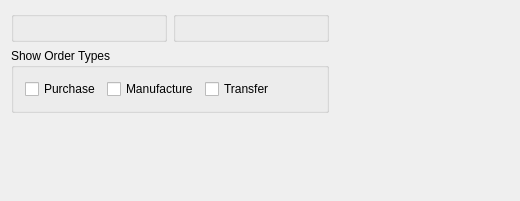
<?xml version="1.0" encoding="UTF-8"?>
<ui version="4.0">
 <comment>This file is part of the xTuple ERP: PostBooks Edition, a free and
open source Enterprise Resource Planning software suite,
Copyright (c) 1999-2010 by OpenMFG LLC, d/b/a xTuple.
It is licensed to you under the Common Public Attribution License
version 1.0, the full text of which (including xTuple-specific Exhibits)
is available at www.xtuple.com/CPAL.  By using this software, you agree
to be bound by its terms.</comment>
 <class>dspPlannedOrdersByPlannerCode</class>
 <widget class="QWidget" name="dspPlannedOrdersByPlannerCode">
  <property name="geometry">
   <rect>
    <x>0</x>
    <y>0</y>
    <width>520</width>
    <height>201</height>
   </rect>
  </property>
  <property name="windowTitle">
   <string>Planned Orders by Planner Code</string>
  </property>
  <layout class="QHBoxLayout" name="horizontalLayout_2">
   <item>
    <layout class="QVBoxLayout" name="verticalLayout_2">
     <item>
      <layout class="QHBoxLayout" name="horizontalLayout">
       <item>
        <widget class="ParameterGroup" name="_plannerCode">
         <property name="title">
          <string/>
         </property>
         <property name="fixedSize">
          <bool>false</bool>
         </property>
        </widget>
       </item>
       <item>
        <widget class="WarehouseGroup" name="_warehouse">
         <property name="title">
          <string/>
         </property>
         <property name="fixedSize">
          <bool>false</bool>
         </property>
        </widget>
       </item>
      </layout>
     </item>
     <item>
      <widget class="QGroupBox" name="groupBox">
       <property name="title">
        <string>Show Order Types</string>
       </property>
       <layout class="QHBoxLayout" name="horizontalLayout_3">
        <item>
         <widget class="XCheckBox" name="_purchase">
          <property name="text">
           <string>Purchase</string>
          </property>
         </widget>
        </item>
        <item>
         <widget class="XCheckBox" name="_manufacture">
          <property name="text">
           <string>Manufacture</string>
          </property>
         </widget>
        </item>
        <item>
         <widget class="XCheckBox" name="_transfer">
          <property name="text">
           <string>Transfer</string>
          </property>
         </widget>
        </item>
        <item>
         <spacer name="horizontalSpacer_2">
          <property name="orientation">
           <enum>Qt::Horizontal</enum>
          </property>
          <property name="sizeHint" stdset="0">
           <size>
            <width>40</width>
            <height>20</height>
           </size>
          </property>
         </spacer>
        </item>
       </layout>
      </widget>
     </item>
     <item>
      <spacer name="verticalSpacer">
       <property name="orientation">
        <enum>Qt::Vertical</enum>
       </property>
       <property name="sizeHint" stdset="0">
        <size>
         <width>20</width>
         <height>0</height>
        </size>
       </property>
      </spacer>
     </item>
    </layout>
   </item>
   <item>
    <spacer name="horizontalSpacer">
     <property name="orientation">
      <enum>Qt::Horizontal</enum>
     </property>
     <property name="sizeHint" stdset="0">
      <size>
       <width>0</width>
       <height>20</height>
      </size>
     </property>
    </spacer>
   </item>
  </layout>
 </widget>
 <layoutdefault spacing="6" margin="11"/>
 <pixmapfunction>qPixmapFromMimeSource</pixmapfunction>
 <customwidgets>
  <customwidget>
   <class>ParameterGroup</class>
   <extends>QGroupBox</extends>
   <header>parametergroup.h</header>
  </customwidget>
  <customwidget>
   <class>WarehouseGroup</class>
   <extends>QGroupBox</extends>
   <header>warehousegroup.h</header>
  </customwidget>
  <customwidget>
   <class>XCheckBox</class>
   <extends>QCheckBox</extends>
   <header>xcheckbox.h</header>
  </customwidget>
 </customwidgets>
 <tabstops>
  <tabstop>_plannerCode</tabstop>
  <tabstop>_warehouse</tabstop>
 </tabstops>
 <resources/>
 <connections/>
</ui>
